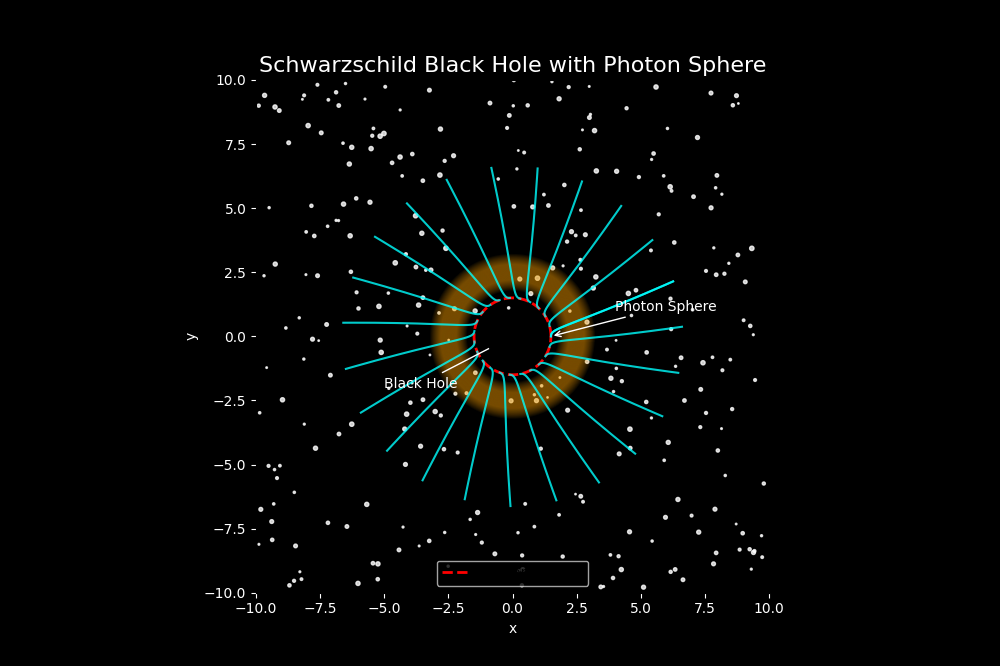

Reproduce this figure in Python.
import numpy as np
import matplotlib.pyplot as plt

# ==========================
# Figure Setup
# ==========================
fig, ax = plt.subplots(figsize=(10, 10))
fig.patch.set_facecolor("black")
ax.set_facecolor("black")

# ==========================
# Background Stars
# ==========================
np.random.seed(42)

star_x = np.random.uniform(-10, 10, 300)
star_y = np.random.uniform(-10, 10, 300)

ax.scatter(
    star_x,
    star_y,
    s=np.random.uniform(1, 10, 300),
    color="white",
    alpha=0.8
)

# ==========================
# Event Horizon
# ==========================
event_horizon = plt.Circle(
    (0, 0),
    1,
    color="black",
    zorder=10
)
ax.add_artist(event_horizon)

# ==========================
# Photon Sphere
# ==========================
theta = np.linspace(0, 2*np.pi, 1000)

photon_radius = 1.5

ax.plot(
    photon_radius*np.cos(theta),
    photon_radius*np.sin(theta),
    'r--',
    lw=2,
    label="Photon Sphere"
)

# ==========================
# Accretion Disk
# ==========================
for r in np.linspace(2, 3, 30):

    ax.plot(
        r*np.cos(theta),
        r*np.sin(theta),
        color='orange',
        alpha=0.05,
        lw=8
    )

# ==========================
# Curved Photon Rays
# ==========================
angles = np.linspace(0, 2*np.pi, 24)

for angle in angles:

    t = np.linspace(0, 8, 500)

    r = photon_radius + 0.08*t**2

    x = r*np.cos(angle + 0.15*np.log(t+1))
    y = r*np.sin(angle + 0.15*np.log(t+1))

    ax.plot(
        x,
        y,
        color='cyan',
        lw=1.5,
        alpha=0.8
    )

# ==========================
# Labels
# ==========================
ax.annotate(
    "Photon Sphere",
    xy=(1.5, 0),
    xytext=(4, 1),
    color="white",
    arrowprops=dict(
        arrowstyle="->",
        color="white"
    )
)

ax.annotate(
    "Black Hole",
    xy=(0, 0),
    xytext=(-5, -2),
    color="white",
    arrowprops=dict(
        arrowstyle="->",
        color="white"
    )
)

# ==========================
# Formatting
# ==========================
ax.set_title(
    "Schwarzschild Black Hole with Photon Sphere",
    color="white",
    fontsize=16
)

ax.set_xlabel("x", color="white")
ax.set_ylabel("y", color="white")

ax.tick_params(colors="white")

ax.set_aspect("equal")

ax.set_xlim(-10, 10)
ax.set_ylim(-10, 10)

ax.legend(facecolor="black")

plt.show()
